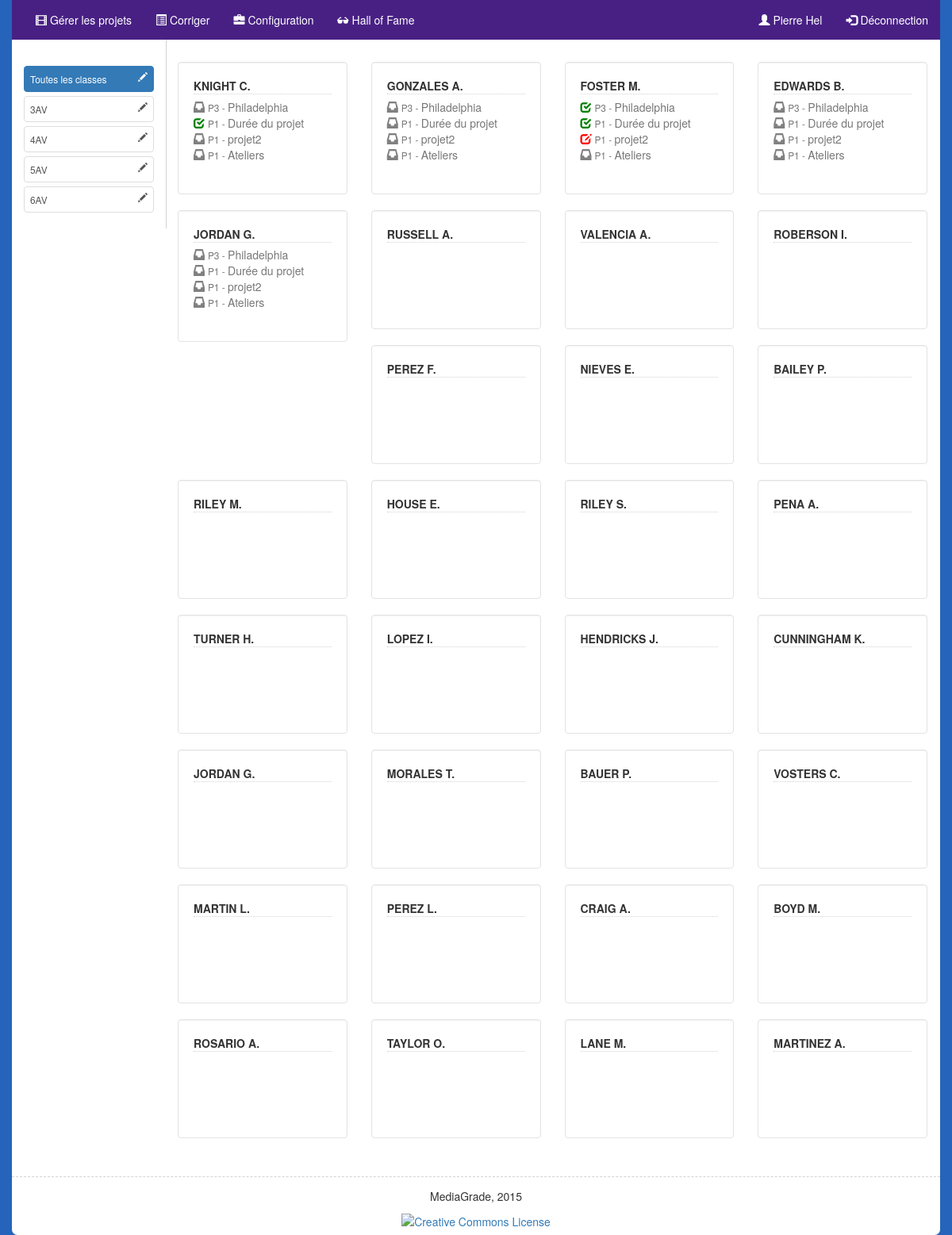
Screenshot of /rating.php (signed in) with the database file from the repository.
### tables this page shows
CREATE TABLE IF NOT EXISTS `users` (
  `id` int(11) NOT NULL AUTO_INCREMENT,
  `username` varchar(20) NOT NULL,
  `email` tinytext NOT NULL,
  `hash` varchar(255) NOT NULL,
  `name` varchar(20) NOT NULL,
  `last_name` varchar(20) NOT NULL,
  `class` varchar(5) NOT NULL,
  `is_staff` tinyint(1) NOT NULL,
  PRIMARY KEY (`username`),
  KEY `id` (`id`)
);

CREATE TABLE IF NOT EXISTS `projects` (
  `project_id` int(11) NOT NULL AUTO_INCREMENT,
  `periode` tinyint(4) NOT NULL,
  `instructions` varchar(8000) NOT NULL,
  `deadline` date NOT NULL,
  `project_name` text NOT NULL,
  `class` text NOT NULL,
  `assessment_id` text NOT NULL,
  `auto_assessment_id` text NOT NULL,
  `assessment_type` text NOT NULL,
  `skill_id` tinytext NOT NULL,
  `extension` text NOT NULL,
  `is_activated` tinyint(1) NOT NULL DEFAULT '1',
  PRIMARY KEY (`project_id`),
  KEY `id` (`project_id`)
);

### includes/langs/be_FR.php (called while the page is built, shortened)
<?php
$lang = array();
$lang['LANG'] = "fr";
$lang['FORGOT_PASS'] = "J'ai oublié mon mot de passe";
$lang['LOGIN'] = "S'identifier";
$lang['USERNAME'] = "Nom d'utilisateur";
$lang['NAME'] = "Prénom";
$lang['LAST_NAME'] = "Nom";
$lang['PASSWORD'] = "Mot de passe";
$lang['CONFIRM_PASSWORD'] = "Confirmez le mot de passe";
$lang['PASSWORD_MISMATCH'] = "Les mots de passe ne correspondent pas";
$lang['EMAIL'] = "Courriel";
$lang['TEACHER'] = "Professeur";
$lang['BACK'] = "Retour";
$lang['MY_PROFILE'] = "Mon profil";
$lang['CHANGE_PASS'] = "Changer de mot de passe";
$lang['ACTUAL_PASS'] = "Mot de passe actuel";
$lang['NEW_PASS'] = "Nouveau mot de passe";
$lang['CONFIRM_PASS'] = "Confirmez le mot de passe";
$lang['MODIFY'] = "Modifier";
$lang['MY_MAIL'] = "Mon adresse courriel";
$lang['SORRY'] = "Désolé!";
$lang['PROVIDE_PASSWORD'] = "Merci de fournir un mot de passe.";
$lang['ALL_FIELDS_REQUIRED'] = "Tous les champs sont obligatoires!";
$lang['PROVIDE_EMAIL'] = "Courriel non valide";
$lang['SAFE_PASSWORD'] = "Votre mot de passe doit contenir au moins 8 caractères, dont 1 en majuscule et 1 chiffre.";
$lang['ALREADY_USER'] = "Courriel ou nom d'utilisateur déjà utilisé";
$lang['USER_EXPLOIT'] = "\"Touche pas à ça, p'tit con!\"";
$lang['USER_INCLUSION_EXPLOIT'] = "Tentative de RFI détectée...";
$lang['NO_INSTRUCTIONS'] = "Désolé, les consignes ne sont pas (encore) disponibles.";
$lang['MAX_SIZE_REACHED'] = "Taille de fichier supérieure à 200 Mo. Vérifiez votre exportation.";
$lang['UNEXPECTED_FILE_TYPE'] = "Format de fichier inattendu.";
$lang['DIR_CREATION_ERROR'] = "Erreur lors de la création du répertoire.";
$lang['NO_FILE'] = "Choisissez un fichier!";
$lang['SELECT_FILE'] = "Sélectionnez un fichier";
$lang['REQUIRED_ANSWER'] = "Réponse requise!";
$lang['REQUIRED_ANSWER'] = "Réponse requise!";
$lang['INVALID_USER_PASS'] = "Nom d'utilisateur ou mot de passe invalide.";
$lang['GRADES'] = "Évaluations";
$lang['RESULTS'] = "Résultats";
$lang['INSTRUCTIONS'] = "Consignes";
$lang['SUBMIT'] = "Remises";
$lang['SKILLS'] = "Compétences";
$lang['ACCOUNT'] = "Compte";
$lang['GALLERY'] = "Hall of Fame";
$lang['MY_GALLERY'] = "Mes projets";
$lang['GRADE_BOOK'] = "Mes compétences";
$lang['LOGOUT'] = "Déconnection";
$lang['MANAGE_PROJECTS'] = "Gérer les projets";
$lang['RATE'] = "Corriger";
$lang['CONFIG'] = "Configuration";
$lang['NEW_PROJECT'] = "Nouveau projet";
$lang['NO_PDF_READER'] = "<p>It appears your Web browser is not configured to display PDF files.
                            No worries, just <a href='123.pdf'>click here to download the PDF file.</a></p>";
$lang['SUBMIT_FILE'] = "Remise du fichier";
$lang['SELF_ASSESSMENT'] = "Auto-évaluation";
$lang['SUBMIT_WORK'] = "Je remets mon travail";
$lang['DISACTIVATE_PROJECT'] = "Désactiver le projet";
$lang['ACTIVATE_PROJECT'] = "Activer le projet";
$lang['SUBMITTED_FILE'] = "Fichier remis:";
$lang['NOT_GRADED_YET'] = "<p>Votre travail n'a pas encore été évalué.</p>";
$lang['PERCENT'] = "Pourcentage";
?>

### templates/rating_list.php (the view)
<div class="row">
       <aside id="projects" class="col-md-2 bs-docs-sidebar">
       <nav itemscope itemtype="http://schema.org/SiteNavigationElement">
           <ul class="list-group small" itemprop="project">
                                               <li><a class="list-group-item<?= (isset($_GET["class"]) ? "" : " active") ?>" href="rating.php">Toutes les classes<span class="glyphicon glyphicon-pencil pull-right"></a></li>
                   <?php foreach($classes as $class): ?>
                       <?php if(!empty($class["class"])): ?>
                           <li><a class="list-group-item<?= (isset($_GET["class"]) ? ($_GET["class"] == $class["class"] ? " active" : "") : ""); ?>" href="rating.php?class=<?= trim($class["class"], " ")?>"><?= $class["class"]  ?><span class="glyphicon glyphicon-pencil pull-right"></a></li>
                       <?php endif ?>
                   <?php endforeach ?><li>
           </ul>
       </nav>
   </aside>
   <main class="col-md-10" id="content">
       <div class="row">
            <?php foreach($users as $user): ?>
           <div class="col-md-3 thumb">
             <div class="well well-bkg">
               <dl class="rating-list">
                   <dt><?= strtoupper($user["last_name"]) . " ". substr($user["name"], 0, 1) . "." ?></dt>
                   <?php foreach($user["projects"] as $project): ?>
                       <dd>
                           <?= ($project["is_rated"] ? '<span style="color:green" class="glyphicon glyphicon-check"></span> ' : ($project["is_submitted"] ? '<span style="color:red" class="glyphicon glyphicon-edit"></span> ' : '<span style="color:gray" class="glyphicon glyphicon-inbox"></span> ')); ?>
                           <a href="?rate=<?= $project["project_id"]?>&user=<?= $user["id"]?>" class="text-muted" ><small>P<?= $project["periode"]?> - </small>  <?= $project["project_name"]?></a>
                       </dd>
                   <?php endforeach ?>
               </dl>
           </div>
           </div>
           <?php endforeach ?>
       </div>
   </main>

### templates/menu.php (shortened to what this page needs)
<nav class="navbar navbar-default navbar-fixed-top" id="menu">
    <div class="container" <?= ($_SESSION["admin"] ? 'style="background-color:#482084;"' : '') ?>>
        <div id="navbar" class="navbar-collapse collapse">
            <ul class="nav navbar-nav">
            <?php if($_SESSION["admin"]):?>
                 <li><a href="admin.php"><span class="glyphicon glyphicon-film"></span> <?=$lang['MANAGE_PROJECTS']?> </a></li>
                 <li><a href="rating.php"><span class="glyphicon glyphicon-list-alt"></span> <?=$lang['RATE']?></a></li>
                 <li><a href="config.php"><span class="glyphicon glyphicon-briefcase"></span> <?=$lang['CONFIG']?></a></li>
            <?php endif ?>
                 <li><a href="gallery.php"><span class="glyphicon glyphicon-sunglasses"></span> <?=$lang['GALLERY']?></a></li>
            </ul>
            <ul class="nav navbar-nav navbar-right">
                 <li><a href="profile.php"><span class="glyphicon glyphicon-user"></span> <?= $username[0]["name"] . " " . $username[0]["last_name"] ?></a></li>
                 <li><a href="logout.php"><span class="glyphicon glyphicon-log-in"></span> <?=$lang['LOGOUT']?></a></li>
            </ul>
         </div>
     </div>
</nav>

### public/css/styles.css (style rules this page uses)
.container { background: white; -webkit-border-radius: 0 0 7px 7px; -moz-border-radius: 0 0 7px 7px; border-radius: 0 0 7px 7px; }
.list-group-item { margin: 5px 0; padding: 7px; }
.navbar-default { -moz-box-shadow: none; -webkit-box-shadow: none; background-color: transparent; background-image: none; border: none; box-shadow: none; }
.navbar-default .navbar-nav>li>a { color: #FFF }
main { padding-bottom:5em; }
aside { padding-top:2em; border-right: lightgray solid 1px; margin-right:-1px; }
aside ul { padding-left: 0 }
aside ul li { list-style-type: none }
body { background-color: #2664BB; padding-top: 50px; }
main { padding-bottom: 2em; padding-top: 0; }
main .row:first-child, main form:first-child { padding-top:2em; }
nav .container { padding-bottom: 0; background-color: #0B3269; // background-image: url('../img/banner_av.jpg'); -webkit-border-radius: 0px; -moz-border-radius: 0px; border-radius: 0px; }
.well-bkg { background-color:#fff; min-height:150px; }
.rating-list dt { border-bottom: 1px dotted lightgray; margin-bottom: 0.4em; }
.bs-docs-sidebar { // height: 100vh; }

### public/css/sticky-footer.css (style rules this page uses)
html, body { height: 100%; }
.container { min-height: 100%; height: auto !important; height: 100%; margin: 0 auto -60px; padding-bottom: 60px; }

### rows the page displays
users: name "Pierre", last_name "Hel"
users: last_name "KNIGHT", name "C"
projects: periode "3", project_name "Philadelphia"
projects: periode "1", project_name "Durée du projet"
projects: periode "1", project_name "projet2"
projects: periode "1", project_name "Ateliers"
users: last_name "GONZALES", name "A"
users: last_name "FOSTER", name "M"
users: last_name "EDWARDS", name "B"
users: last_name "JORDAN", name "G"
users: last_name "RUSSELL", name "A"
users: last_name "VALENCIA", name "A"
users: last_name "ROBERSON", name "I"
users: last_name "PEREZ", name "F"
users: last_name "NIEVES", name "E"
users: last_name "BAILEY", name "P"
users: last_name "RILEY", name "M"
users: last_name "HOUSE", name "E"
users: last_name "RILEY", name "S"
users: last_name "PENA", name "A"
users: last_name "TURNER", name "H"
users: last_name "LOPEZ", name "I"
users: last_name "HENDRICKS", name "J"
users: last_name "CUNNINGHAM", name "K"
users: last_name "JORDAN", name "G"
users: last_name "MORALES", name "T"
users: last_name "BAUER", name "P"
users: last_name "VOSTERS", name "C"
users: last_name "MARTIN", name "L"
users: last_name "PEREZ", name "L"
users: last_name "CRAIG", name "A"
users: last_name "BOYD", name "M"
users: last_name "ROSARIO", name "A"
users: last_name "TAYLOR", name "O"
users: last_name "LANE", name "M"
users: last_name "MARTINEZ", name "A"

### other values shown
$lang['MANAGE_PROJECTS'] "Gérer les projets"
$lang['RATE'] "Corriger"
$lang['CONFIG'] "Configuration"
$lang['GALLERY'] "Hall of Fame"
$lang['LOGOUT'] "Déconnection"
$class["class"] "3AV"
$class["class"] "4AV"
$class["class"] "5AV"
$class["class"] "6AV"
